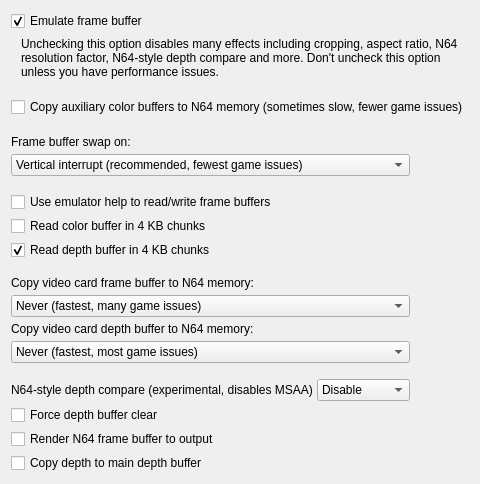
     <widget class="QWidget" name="frameBufferTab">
      <attribute name="title">
       <string>Frame buffer</string>
      </attribute>
      <layout class="QVBoxLayout" name="verticalLayout_34">
       <item>
        <layout class="QVBoxLayout" name="verticalLayout_7">
         <property name="spacing">
          <number>18</number>
         </property>
         <item>
          <widget class="QFrame" name="frameBufferFrame">
           <layout class="QVBoxLayout" name="verticalLayout_41">
            <property name="spacing">
             <number>6</number>
            </property>
            <property name="leftMargin">
             <number>0</number>
            </property>
            <property name="topMargin">
             <number>0</number>
            </property>
            <property name="rightMargin">
             <number>0</number>
            </property>
            <property name="bottomMargin">
             <number>0</number>
            </property>
            <item>
             <widget class="QCheckBox" name="frameBufferCheckBox">
              <property name="text">
               <string>Emulate frame buffer</string>
              </property>
              <property name="checked">
               <bool>true</bool>
              </property>
             </widget>
            </item>
            <item>
             <widget class="QFrame" name="frameBufferWarningFrame">
              <layout class="QHBoxLayout" name="horizontalLayout_9">
               <property name="spacing">
                <number>10</number>
               </property>
               <property name="leftMargin">
                <number>0</number>
               </property>
               <property name="topMargin">
                <number>0</number>
               </property>
               <property name="rightMargin">
                <number>0</number>
               </property>
               <property name="bottomMargin">
                <number>0</number>
               </property>
               <item>
                <widget class="QLabel" name="frameBufferWarningIcon">
                 <property name="sizePolicy">
                  <sizepolicy hsizetype="Fixed" vsizetype="Preferred">
                   <horstretch>0</horstretch>
                   <verstretch>0</verstretch>
                  </sizepolicy>
                 </property>
                 <property name="text">
                  <string notr="true">&lt;html&gt;&lt;head/&gt;&lt;body&gt;&lt;p&gt;&lt;img src=&quot;:/Warning.ico&quot;/&gt;&lt;/p&gt;&lt;/body&gt;&lt;/html&gt;</string>
                 </property>
                </widget>
               </item>
               <item>
                <widget class="QLabel" name="frameBufferWarningLabel">
                 <property name="text">
                  <string>&lt;html&gt;&lt;head/&gt;&lt;body&gt;&lt;p&gt;Unchecking this option disables many effects including cropping, aspect ratio, N64 resolution factor, N64-style depth compare and more. Don't uncheck this option unless you have performance issues.&lt;/p&gt;&lt;/body&gt;&lt;/html&gt;</string>
                 </property>
                 <property name="textFormat">
                  <enum>Qt::RichText</enum>
                 </property>
                 <property name="scaledContents">
                  <bool>false</bool>
                 </property>
                 <property name="wordWrap">
                  <bool>true</bool>
                 </property>
                </widget>
               </item>
              </layout>
             </widget>
            </item>
            <item>
             <spacer name="verticalSpacer_6">
              <property name="orientation">
               <enum>Qt::Vertical</enum>
              </property>
              <property name="sizeType">
               <enum>QSizePolicy::Fixed</enum>
              </property>
              <property name="sizeHint" stdset="0">
               <size>
                <width>0</width>
                <height>12</height>
               </size>
              </property>
             </spacer>
            </item>
            <item>
             <widget class="QFrame" name="frameBufferOptionsFrame">
              <property name="frameShape">
               <enum>QFrame::NoFrame</enum>
              </property>
              <property name="frameShadow">
               <enum>QFrame::Plain</enum>
              </property>
              <layout class="QVBoxLayout" name="verticalLayout_61">
               <property name="spacing">
                <number>18</number>
               </property>
               <property name="leftMargin">
                <number>0</number>
               </property>
               <property name="topMargin">
                <number>0</number>
               </property>
               <property name="rightMargin">
                <number>0</number>
               </property>
               <property name="bottomMargin">
                <number>0</number>
               </property>
               <item>
                <widget class="QCheckBox" name="copyAuxBuffersCheckBox">
                 <property name="toolTip">
                  <string>&lt;html&gt;&lt;head/&gt;&lt;body&gt;&lt;p&gt;When checked, the auxiliary color buffer is copied to N64 memory right after rendering to it is finished. This option helps to correctly emulate frame buffer effects in some games. This option may noticeably reduce performance.&lt;/p&gt;&lt;p&gt;[Recommended: &lt;span style=&quot; font-style:italic;&quot;&gt;Usually unchecked&lt;/span&gt;]&lt;/p&gt;&lt;/body&gt;&lt;/html&gt;</string>
                 </property>
                 <property name="text">
                  <string>Copy auxiliary color buffers to N64 memory (sometimes slow, fewer game issues)</string>
                 </property>
                </widget>
               </item>
               <item>
                <layout class="QHBoxLayout" name="horizontalLayout_22">
                 <item>
                  <layout class="QVBoxLayout" name="verticalLayout_32">
                   <property name="spacing">
                    <number>16</number>
                   </property>
                   <item>
                    <widget class="QFrame" name="frameBufferSwapFrame">
                     <property name="toolTip">
                      <string>&lt;html&gt;&lt;head/&gt;&lt;body&gt;&lt;p&gt;This option controls how often RealityVK updates the main frame buffer.&lt;/p&gt;&lt;p&gt;&lt;span style=&quot; font-weight:600;&quot;&gt;Vertical interrupt&lt;/span&gt;: Update the buffer as quickly as possible, every vertical interrupt per second (50 for PAL and 60 for NTSC games). This option is the most compatible. Use this mode unless you have performance problems.&lt;/p&gt;&lt;p&gt;&lt;span style=&quot; font-weight:600;&quot;&gt;VI origin change&lt;/span&gt;: The VI origin changes corresponding to the game's actual FPS. N64 games typically run between 20 to 30 FPS so the buffers swap less often than the first mode. This mode does not work for games that use single buffering, which is rare.&lt;/p&gt;&lt;p&gt;&lt;span style=&quot; font-weight:600;&quot;&gt;Color buffer change&lt;/span&gt;: This option checks to see if the frame buffer has been changed. There are some games where this doesn't work.&lt;/p&gt;&lt;/body&gt;&lt;/html&gt;</string>
                     </property>
                     <layout class="QVBoxLayout" name="verticalLayout_2">
                      <property name="spacing">
                       <number>5</number>
                      </property>
                      <property name="leftMargin">
                       <number>0</number>
                      </property>
                      <property name="topMargin">
                       <number>0</number>
                      </property>
                      <property name="rightMargin">
                       <number>0</number>
                      </property>
                      <property name="bottomMargin">
                       <number>0</number>
                      </property>
                      <item>
                       <widget class="QLabel" name="frameBufferSwapLabel">
                        <property name="text">
                         <string>Frame buffer swap on:</string>
                        </property>
                       </widget>
                      </item>
                      <item>
                       <widget class="QComboBox" name="frameBufferSwapComboBox">
                        <item>
                         <property name="text">
                          <string extracomment="&quot;Vertical interrupt&quot; is frequently abbreviated as &quot;VI&quot;. This control is a combobox labelled &quot;Frame buffer swap on:&quot;">Vertical interrupt (recommended, fewest game issues)</string>
                         </property>
                        </item>
                        <item>
                         <property name="text">
                          <string extracomment="&quot;VI&quot; stands for &quot;vertical interrupt&quot;. This control is a combobox labelled &quot;Frame buffer swap on:&quot;">VI origin change (faster, few game issues)</string>
                         </property>
                        </item>
                        <item>
                         <property name="text">
                          <string extracomment="This control is a combobox labelled &quot;Frame buffer swap on:&quot;">Color buffer change (fastest, some game issues)</string>
                         </property>
                        </item>
                       </widget>
                      </item>
                     </layout>
                    </widget>
                   </item>
                   <item>
                    <widget class="QFrame" name="fbInfoFrame">
                     <layout class="QVBoxLayout" name="verticalLayout_43">
                      <property name="spacing">
                       <number>4</number>
                      </property>
                      <property name="leftMargin">
                       <number>0</number>
                      </property>
                      <property name="topMargin">
                       <number>0</number>
                      </property>
                      <property name="rightMargin">
                       <number>0</number>
                      </property>
                      <property name="bottomMargin">
                       <number>0</number>
                      </property>
                      <item>
                       <widget class="QCheckBox" name="fbInfoEnableCheckBox">
                        <property name="toolTip">
                         <string>&lt;html&gt;&lt;head/&gt;&lt;body&gt;&lt;p&gt;Some emulators do a poor job of detecting when to read/write frame buffers. You can disable emulator help to let RealityVK read/write frame buffers itself.&lt;/p&gt;&lt;p&gt;[Recommended: &lt;span style=&quot; font-style:italic;&quot;&gt;Usually unchecked, but for some games/emulators it may be faster checked&lt;/span&gt;]&lt;/p&gt;&lt;/body&gt;&lt;/html&gt;</string>
                        </property>
                        <property name="text">
                         <string>Use emulator help to read/write frame buffers</string>
                        </property>
                        <property name="checked">
                         <bool>false</bool>
                        </property>
                       </widget>
                      </item>
                      <item>
                       <widget class="QCheckBox" name="readColorChunkCheckBox">
                        <property name="toolTip">
                         <string>&lt;html&gt;&lt;head/&gt;&lt;body&gt;&lt;p&gt;When checked, the color buffer will be read in chunks. Otherwise, the buffer will be read in its entirety. If a game needs to read the entire buffer, selecting this option may be slow.&lt;/p&gt;&lt;p&gt;[Recommended: &lt;span style=&quot; font-style:italic;&quot;&gt;Usually unchecked, because the color buffer is usually read entirely&lt;/span&gt;]&lt;/p&gt;&lt;/body&gt;&lt;/html&gt;</string>
                        </property>
                        <property name="text">
                         <string extracomment="&quot;Read&quot; refers to &quot;Use emulator help to read/write frame buffers&quot;">Read color buffer in 4 KB chunks</string>
                        </property>
                       </widget>
                      </item>
                      <item>
                       <widget class="QCheckBox" name="readDepthChunkCheckBox">
                        <property name="toolTip">
                         <string>&lt;html&gt;&lt;head/&gt;&lt;body&gt;&lt;p&gt;When checked, the depth buffer will be read in chunks. Otherwise the buffer will be read in its entirety. If a game needs to read the entire buffer, selecting this option may be slow.&lt;/p&gt;&lt;p&gt;[Recommended: &lt;span style=&quot; font-style:italic;&quot;&gt;Checked, because the depth buffer is not often read entirely&lt;/span&gt;]&lt;/p&gt;&lt;/body&gt;&lt;/html&gt;</string>
                        </property>
                        <property name="text">
                         <string extracomment="&quot;Read&quot; refers to &quot;Use emulator help to read/write frame buffers&quot;">Read depth buffer in 4 KB chunks</string>
                        </property>
                        <property name="checked">
                         <bool>true</bool>
                        </property>
                       </widget>
                      </item>
                     </layout>
                    </widget>
                   </item>
                   <item>
                    <layout class="QVBoxLayout" name="verticalLayout_60">
                     <property name="spacing">
                      <number>5</number>
                     </property>
                     <item>
                      <widget class="QFrame" name="copyColorBufferFrame">
                       <property name="toolTip">
                        <string>&lt;html&gt;&lt;head/&gt;&lt;body&gt;&lt;p&gt;In some games RealityVK can't detect when the game uses the frame buffer. With these options, you can have RealityVK copy each frame of your video card's frame buffer to N64 memory.&lt;/p&gt;&lt;p&gt;&lt;span style=&quot; font-weight:600;&quot;&gt;Never&lt;/span&gt;: Disable copying buffers from video card.&lt;/p&gt;&lt;p&gt;&lt;span style=&quot; font-weight:600;&quot;&gt;Synchronous&lt;/span&gt;: Effects are detected for all games, but it can be slow. Use for games where &lt;span style=&quot; font-weight:600;&quot;&gt;Asynchronous&lt;/span&gt; doesn't work.&lt;/p&gt;&lt;p&gt;&lt;span style=&quot; font-weight:600;&quot;&gt;Asynchronous&lt;/span&gt;: Effects are detected for most games.&lt;/p&gt;&lt;p&gt;[Recommended: &lt;span style=&quot; font-style:italic;&quot;&gt;Usually Asynchronous&lt;/span&gt;]&lt;/p&gt;&lt;/body&gt;&lt;/html&gt;</string>
                       </property>
                       <layout class="QVBoxLayout" name="verticalLayout_10">
                        <property name="spacing">
                         <number>5</number>
                        </property>
                        <property name="leftMargin">
                         <number>0</number>
                        </property>
                        <property name="topMargin">
                         <number>0</number>
                        </property>
                        <property name="rightMargin">
                         <number>0</number>
                        </property>
                        <property name="bottomMargin">
                         <number>0</number>
                        </property>
                        <item>
                         <widget class="QLabel" name="copyColorBufferLabel">
                          <property name="text">
                           <string>Copy video card frame buffer to N64 memory:</string>
                          </property>
                         </widget>
                        </item>
                        <item>
                         <widget class="QComboBox" name="copyColorBufferComboBox">
                          <item>
                           <property name="text">
                            <string extracomment="This is a combobox option with the label &quot;Copy video card frame buffer to N64 memory&quot;.">Never (fastest, many game issues)</string>
                           </property>
                          </item>
                          <item>
                           <property name="text">
                            <string extracomment="This is a combobox option with the label &quot;Copy video card frame buffer to N64 memory&quot;.">Synchronous (slowest, fewest game issues)</string>
                           </property>
                          </item>
                          <item>
                           <property name="text">
                            <string extracomment="This is a combobox option with the label &quot;Copy video card frame buffer to N64 memory&quot;.">Asynchronous (fast, few game issues)</string>
                           </property>
                          </item>
                         </widget>
                        </item>
                       </layout>
                      </widget>
                     </item>
                     <item>
                      <widget class="QFrame" name="copyDepthFrame">
                       <property name="toolTip">
                        <string>&lt;html&gt;&lt;head/&gt;&lt;body&gt;&lt;p&gt;The depth buffer is used to emulate some effects (e.g. coronas):&lt;/p&gt;&lt;p&gt;&lt;span style=&quot; font-weight:600;&quot;&gt;Never&lt;/span&gt;: Depth buffer is disabled.&lt;/p&gt;&lt;p&gt;&lt;span style=&quot; font-weight:600;&quot;&gt;From VRAM&lt;/span&gt;: Your video card's depth buffer is copied to N64 memory each frame, which can be slow on some games.&lt;/p&gt;&lt;p&gt;&lt;span style=&quot; font-weight:600;&quot;&gt;In software&lt;/span&gt;: Generally faster than copying from VRAM, but the result can be imperfect.&lt;/p&gt;&lt;p&gt;[Recommended:&lt;span style=&quot; font-style:italic;&quot;&gt; In software&lt;/span&gt;]&lt;/p&gt;&lt;/body&gt;&lt;/html&gt;</string>
                       </property>
                       <property name="frameShape">
                        <enum>QFrame::NoFrame</enum>
                       </property>
                       <property name="frameShadow">
                        <enum>QFrame::Plain</enum>
                       </property>
                       <layout class="QVBoxLayout" name="verticalLayout_58">
                        <property name="spacing">
                         <number>5</number>
                        </property>
                        <property name="leftMargin">
                         <number>0</number>
                        </property>
                        <property name="topMargin">
                         <number>0</number>
                        </property>
                        <property name="rightMargin">
                         <number>0</number>
                        </property>
                        <property name="bottomMargin">
                         <number>0</number>
                        </property>
                        <item>
                         <widget class="QLabel" name="copyDepthLabel">
                          <property name="text">
                           <string>Copy video card depth buffer to N64 memory:</string>
                          </property>
                         </widget>
                        </item>
                        <item>
                         <widget class="QComboBox" name="copyDepthBufferComboBox">
                          <item>
                           <property name="text">
                            <string extracomment="This is a combobox option with the label &quot;Copy video card frame buffer to N64 memory&quot;.">Never (fastest, most game issues)</string>
                           </property>
                          </item>
                          <item>
                           <property name="text">
                            <string extracomment="This is a combobox option with the label &quot;Copy video card frame buffer to N64 memory&quot;.">From VRAM (slow, some game issues)</string>
                           </property>
                          </item>
                          <item>
                           <property name="text">
                            <string extracomment="This is a combobox option with the label &quot;Copy video card frame buffer to N64 memory&quot;.">In software (fast, fewest game issues)</string>
                           </property>
                          </item>
                         </widget>
                        </item>
                       </layout>
                      </widget>
                     </item>
                    </layout>
                   </item>
                   <item>
                    <layout class="QVBoxLayout" name="verticalLayout_27">
                     <property name="spacing">
                      <number>4</number>
                     </property>
                     <item>
                      <layout class="QHBoxLayout" name="n64DepthCompareHorizontalLayout">
                       <item>
                        <widget class="QLabel" name="n64DepthCompareLabel">
                         <property name="toolTip">
                          <string>&lt;html&gt;&lt;head/&gt;&lt;body&gt;&lt;p&gt;The N64 uses a unique method of calculating depth to the camera. When enabled, RealityVK uses shaders to try to emulate these calculations correctly. Not compatible with anti-aliasing. &lt;span style=&quot; font-weight:600;&quot;&gt;Experimental!&lt;/span&gt;&lt;/p&gt;&lt;p&gt;Fast mode uses Vulkan shader-based depth compare.&lt;/p&gt;&lt;p&gt;Compatible mode improves edge-case accuracy and can be slow.&lt;/p&gt;&lt;p&gt;[Recommended: &lt;span style=&quot; font-style:italic;&quot;&gt;Sometimes checked, for several games&lt;/span&gt;]&lt;/p&gt;&lt;/body&gt;&lt;/html&gt;</string>
                         </property>
                         <property name="text">
                          <string>N64-style depth compare (experimental, disables MSAA)</string>
                         </property>
                        </widget>
                       </item>
                       <item>
                        <widget class="QComboBox" name="n64DepthCompareComboBox">
                         <property name="toolTip">
                          <string>&lt;html&gt;&lt;head/&gt;&lt;body&gt;&lt;p&gt;The N64 uses a unique method of calculating depth to the camera. When enabled, RealityVK uses shaders to try to emulate these calculations correctly. Not compatible with anti-aliasing. &lt;span style=&quot; font-weight:600;&quot;&gt;Experimental!&lt;/span&gt;&lt;/p&gt;&lt;p&gt;Fast mode uses Vulkan shader-based depth compare.&lt;/p&gt;&lt;p&gt;Compatible mode improves edge-case accuracy and can be slow.&lt;/p&gt;&lt;p&gt;[Recommended: &lt;span style=&quot; font-style:italic;&quot;&gt;Sometimes checked, for several games&lt;/span&gt;]&lt;/p&gt;&lt;/body&gt;&lt;/html&gt;</string>
                         </property>
                         <item>
                          <property name="text">
                           <string>Disable</string>
                          </property>
                         </item>
                         <item>
                          <property name="text">
                           <string>Fast</string>
                          </property>
                         </item>
                         <item>
                          <property name="text">
                           <string>Compatible</string>
                          </property>
                         </item>
                        </widget>
                       </item>
                      </layout>
                     </item>
                     <item>
                      <widget class="QCheckBox" name="forceDepthBufferClearCheckBox">
                       <property name="toolTip">
                        <string>&lt;html&gt;&lt;head/&gt;&lt;body&gt;&lt;p&gt;Enable force depth buffer clear. A hack. Necessary for Eikou no Saint Andrews.&lt;/p&gt;&lt;p&gt;[Recommended: &lt;span style=&quot; font-style:italic;&quot;&gt;off, except for Eikou no Saint Andrews&lt;/span&gt;]&lt;/p&gt;&lt;/body&gt;&lt;/html&gt;</string>
                       </property>
                       <property name="text">
                        <string>Force depth buffer clear</string>
                       </property>
                      </widget>
                     </item>
                     <item>
                      <widget class="QCheckBox" name="RenderFBCheckBox">
                       <property name="toolTip">
                        <string>&lt;html&gt;&lt;head/&gt;&lt;body&gt;&lt;p&gt;When this option is checked, the frame buffer is rendered directly to the screen. This prevents some graphic problems but may cause slowdowns or visual quality problems.&lt;/p&gt;&lt;p&gt;[Recommended: &lt;span style=&quot; font-style:italic;&quot;&gt;Usually unchecked&lt;/span&gt;]&lt;/p&gt;&lt;/body&gt;&lt;/html&gt;</string>
                       </property>
                       <property name="text">
                        <string>Render N64 frame buffer to output</string>
                       </property>
                      </widget>
                     </item>
                     <item>
                      <widget class="QCheckBox" name="copyDepthToMainDepthBufferCheckBox">
                       <property name="toolTip">
                        <string>&lt;html&gt;&lt;head/&gt;&lt;body&gt;&lt;p&gt;This option is required for some Reshade depth dependant effects, such as SSAO and depth of field.&lt;/p&gt;&lt;p&gt;[Recommended: &lt;span style=&quot; font-style:italic;&quot;&gt;only if you use Reshade and need depth dependant effects&lt;/span&gt;]&lt;/p&gt;&lt;/body&gt;&lt;/html&gt;</string>
                       </property>
                       <property name="text">
                        <string>Copy depth to main depth buffer</string>
                       </property>
                      </widget>
                     </item>
                    </layout>
                   </item>
                  </layout>
                 </item>
                 <item>
                  <spacer name="horizontalSpacer_10">
                   <property name="orientation">
                    <enum>Qt::Horizontal</enum>
                   </property>
                   <property name="sizeHint" stdset="0">
                    <size>
                     <width>0</width>
                     <height>0</height>
                    </size>
                   </property>
                  </spacer>
                 </item>
                </layout>
               </item>
              </layout>
             </widget>
            </item>
           </layout>
          </widget>
         </item>
        </layout>
       </item>
       <item>
        <spacer name="verticalSpacer_9">
         <property name="orientation">
          <enum>Qt::Vertical</enum>
         </property>
         <property name="sizeHint" stdset="0">
          <size>
           <width>0</width>
           <height>0</height>
          </size>
         </property>
        </spacer>
       </item>
      </layout>
     </widget>
